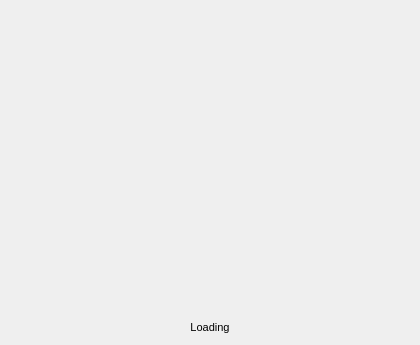
<?xml version="1.0" encoding="UTF-8"?>
<ui version="4.0">
 <class>Dialog</class>
 <widget class="QDialog" name="Dialog">
  <property name="geometry">
   <rect>
    <x>0</x>
    <y>0</y>
    <width>420</width>
    <height>345</height>
   </rect>
  </property>
  <property name="windowTitle">
   <string>Dialog</string>
  </property>
  <layout class="QVBoxLayout" name="verticalLayout">
   <item>
    <layout class="QVBoxLayout" name="verticalLayout_2" stretch="10,0">
     <property name="spacing">
      <number>0</number>
     </property>
     <item>
      <widget class="QLabel" name="label">
       <property name="text">
        <string/>
       </property>
       <property name="alignment">
        <set>Qt::AlignCenter</set>
       </property>
      </widget>
     </item>
     <item>
      <widget class="QLabel" name="label_2">
       <property name="maximumSize">
        <size>
         <width>400</width>
         <height>16777215</height>
        </size>
       </property>
       <property name="font">
        <font>
         <pointsize>8</pointsize>
        </font>
       </property>
       <property name="text">
        <string>Loading</string>
       </property>
       <property name="alignment">
        <set>Qt::AlignCenter</set>
       </property>
      </widget>
     </item>
    </layout>
   </item>
  </layout>
 </widget>
 <resources/>
 <connections/>
</ui>
